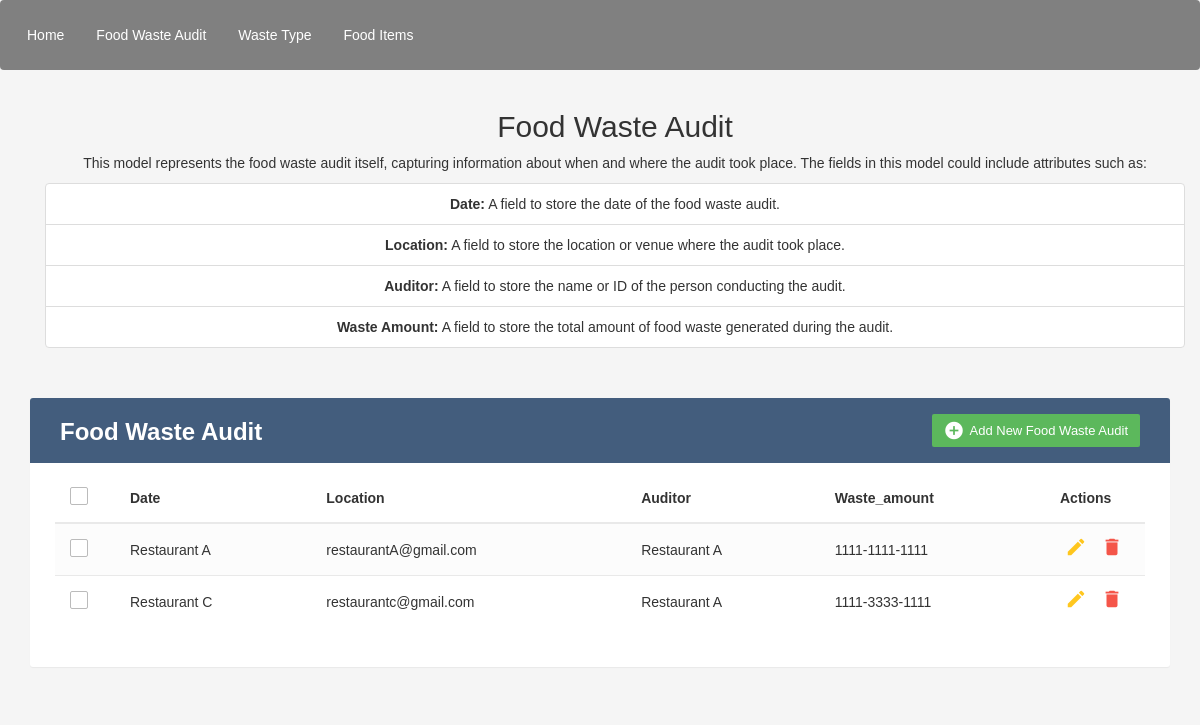
The page /Food_waste/ on the database as committed earlier.
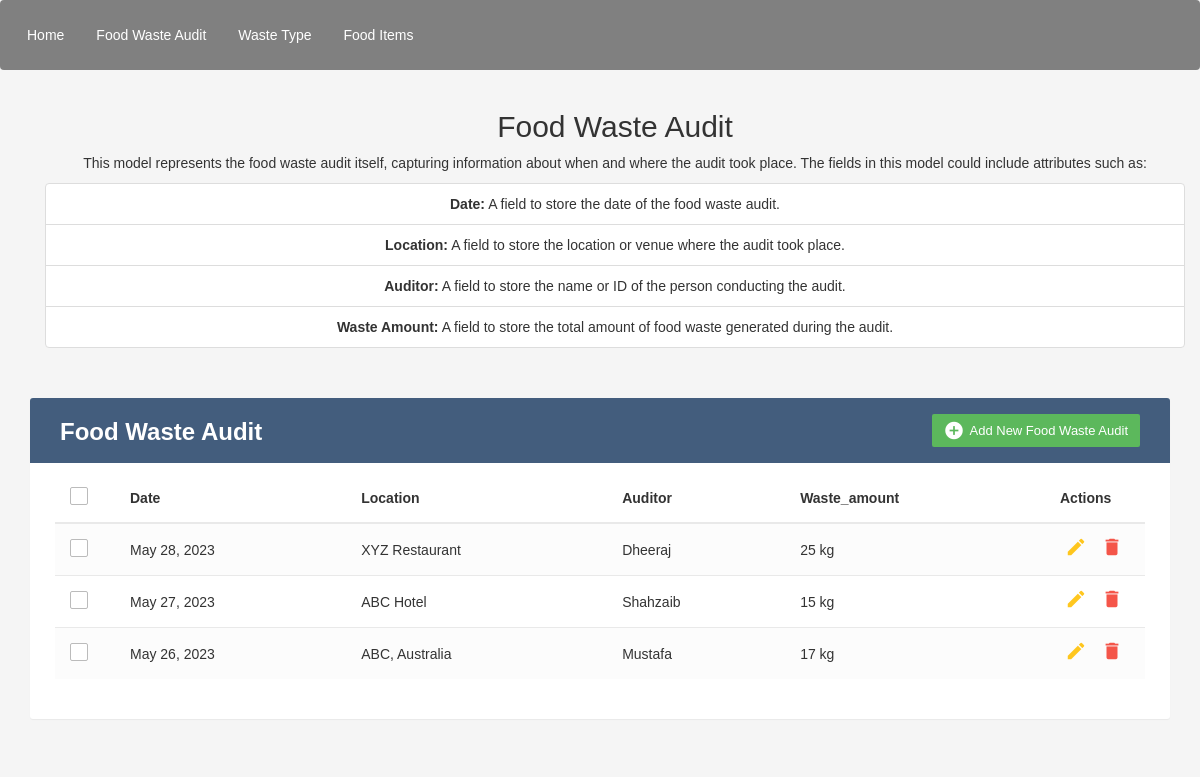
The same page on the database as committed later.
### myapp/models.py (models this page shows, shortened)
class Food_waste_Audit(models.Model):
    name = models.CharField(max_length=200)
    email = models.CharField(max_length=200)
    address = models.TextField()
    phone = models.TextField()

### myapp/views.py (the view)
# urls.py: path('Food_waste/', views.Food_waste, name='Food_waste'),
def Food_waste(request):
    res = Food_waste_Audit.objects.all()
    context = {
        'res' : res,
    }
    return render(request, 'food_waste.html', context)

### myapp/templates/food_waste.html (shortened to what this page needs)
<!DOCTYPE html>
<html lang="en">
<head>
<link rel="stylesheet" href="https://maxcdn.bootstrapcdn.com/font-awesome/4.7.0/css/font-awesome.min.css">
<link rel="stylesheet" href="https://maxcdn.bootstrapcdn.com/bootstrap/3.3.7/css/bootstrap.min.css">
  <body>
    <nav class="navbar">
        <div class="navbar-left">
			<a href="{% url 'home' %}">Home</a>
			<a href="{% url 'Food_waste' %}">Food Waste Audit</a>
			<a href="{% url 'waste_type' %}">Waste Type</a>
			<a href="{% url 'food_item' %}">Food Items</a>
        </div>
    </nav>
    <div class="container">
		<div class="container text-center">
			<h2>Food Waste Audit</h2>
			<div class="card p-3">
			  <p>
				This model represents the food waste audit itself, capturing information about when and where the audit took place.
				The fields in this model could include attributes such as:
			  </p>
			  <ul class="list-group list-group-flush">
				<li class="list-group-item">
				  <strong>Date:</strong>
				  <span>A field to store the date of the food waste audit.</span>
				</li>
				<li class="list-group-item">
				  <strong>Location:</strong>
				  <span>A field to store the location or venue where the audit took place.</span>
				</li>
				<li class="list-group-item">
				  <strong>Auditor:</strong>
				  <span>A field to store the name or ID of the person conducting the audit.</span>
				</li>
				<li class="list-group-item">
				  <strong>Waste Amount:</strong>
				  <span>A field to store the total amount of food waste generated during the audit.</span>
				</li>
			  </ul>
			</div>
		</div>
        <div class="table-wrapper">
            <div class="table-title">
                <div class="row">
                    <div class="col-sm-6">
						<h2><b>Food Waste Audit</b></h2>
					</div>
					<div class="col-sm-6">
						<a href="#addRestaurantModal" class="btn btn-success" data-toggle="modal"><i class="material-icons">&#xE147;</i> <span>Add New Food Waste Audit</span></a>
					</div>
                </div>
            </div>
            <table class="table table-striped table-hover">
                <thead>
                    <tr>
						<th>
							<span class="custom-checkbox">
								<label for="selectAll"></label>
							</span>
						</th>
                        <th>Date</th>
                        <th>Location</th>
						<th>Auditor</th>
                        <th>Waste_amount</th>
                        <th>Actions</th>
                    </tr>
                </thead>
                <tbody>
                  {% for i in res %}
                    <tr>
						<td>
							<span class="custom-checkbox">
								<label for="checkbox1"></label>
							</span>
						</td>
                        <td>{{i.name}}</td>
                        <td>{{i.email}}</td>
						<td>{{i.address}}</td>
                        <td>{{i.phone}}</td>
                        <td>
                            <a href="#editRestaurantModal-{{forloop.counter}}" class="edit" data-toggle="modal"><i class="material-icons" data-toggle="tooltip" title="Edit">&#xE254;</i></a>
                            <a href="#deleteRestaurantModal-{{forloop.counter}}" class="delete" data-toggle="modal"><i class="material-icons" data-toggle="tooltip" title="Delete">&#xE872;</i></a>
                        </td>
                    </tr>
                    {% endfor %}
                </tbody>
            </table>
    </div>
</body>
</html>

Rows that differ between the two databases and show on the page:
removed Food_waste_Audit: name "Restaurant A", email "restaurantA@gmail.com", address "Restaurant A", phone "1111-1111-1111"
removed Food_waste_Audit: name "Restaurant C", email "restaurantc@gmail.com", address "Restaurant A", phone "1111-3333-1111"
added Food_waste_Audit: name "May 28, 2023", email "XYZ Restaurant", address "Dheeraj", phone "25 kg"
added Food_waste_Audit: name "May 27, 2023", email "ABC Hotel", address "Shahzaib", phone "15 kg"
added Food_waste_Audit: name "May 26, 2023", email "ABC, Australia", address "Mustafa", phone "17 kg"
